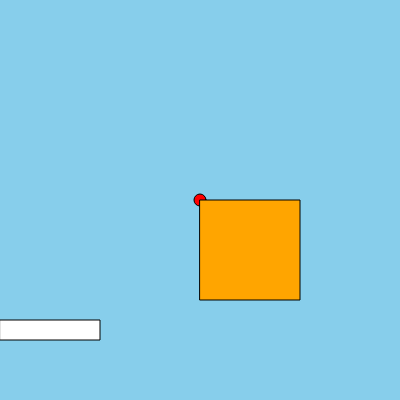
Frame 1 (no input)
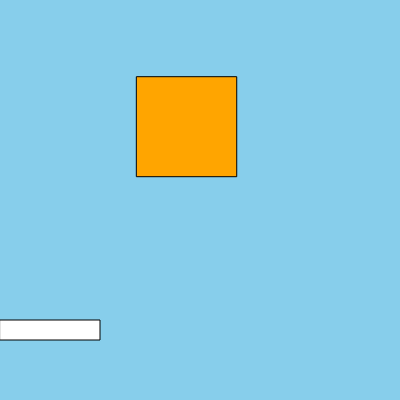
Frame 60 (no input)
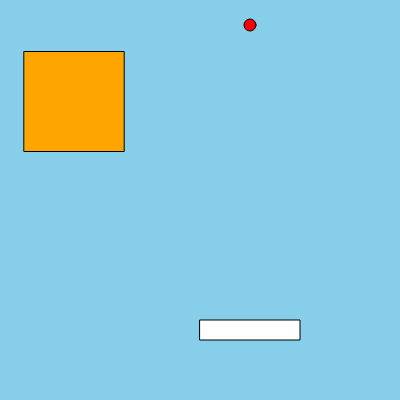
Frame 120 (the mouse pressed at the canvas centre since frame 60)

The p5.js sketch that drew these frames (run headless with seeded random() and noise() and a simulated clock; from frame 60 on, the mouse is pressed at the canvas centre):

// p5.js sketch
// ── sketch.js
var toyX=200
var toyY=200

var catX=200
var catY=200

function setup() {
  createCanvas(400, 400);
  noCursor()
}

function draw() {
  background('skyblue');
fill('white')
rect(mouseX,320,100,20)

  
  
  fill('red')
ellipse(toyX,toyY,12)
toyY=toyY-5

  
  
  fill('orange')
 rect(catX,catY,100) 
  
  catX=random(200)
  catY=random(200)













}

function mousePressed(){
  toyX=mouseX+50
  toyY=320}
  
  
  
